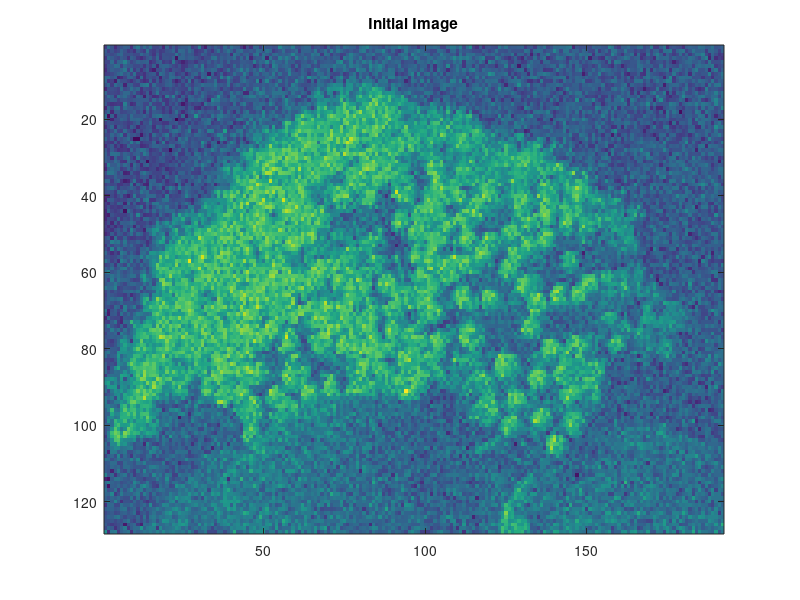

Recreate this plot in MATLAB. (Note: this script raises an error after producing the figure.)
load DataFile1.mat 
I=D1;
[n1,n2]=size(D1); 
sigma1=10; 
sigma2=30;
figure(1)
imagesc(I(:,:));
title('Initial Image'); 

for i=1:8;
    for j=1:n1;
        for k=1:n2;
            mid=mean1(j,k,I);
            if rand>=0.5;
            I(j,k) = random('normal',mid,sigma1,1,1);
            else
            I(j,k)=I(j,k);
            end;
        end;
     end;
W=random('normal',0,sigma2,n1,n2); 
D=I+W; 
          I2= Gibbs(I,D,sigma1,sigma2); 
          I=I2;
figure(2)
subplot(2,4,i);
imagesc(I)
figname = sprintf('Image of sweep %d',i);
title (figname);
end;




